Frame 1 (no input): blank canvas, image omitted
Frame 60 (no input): blank canvas, image omitted
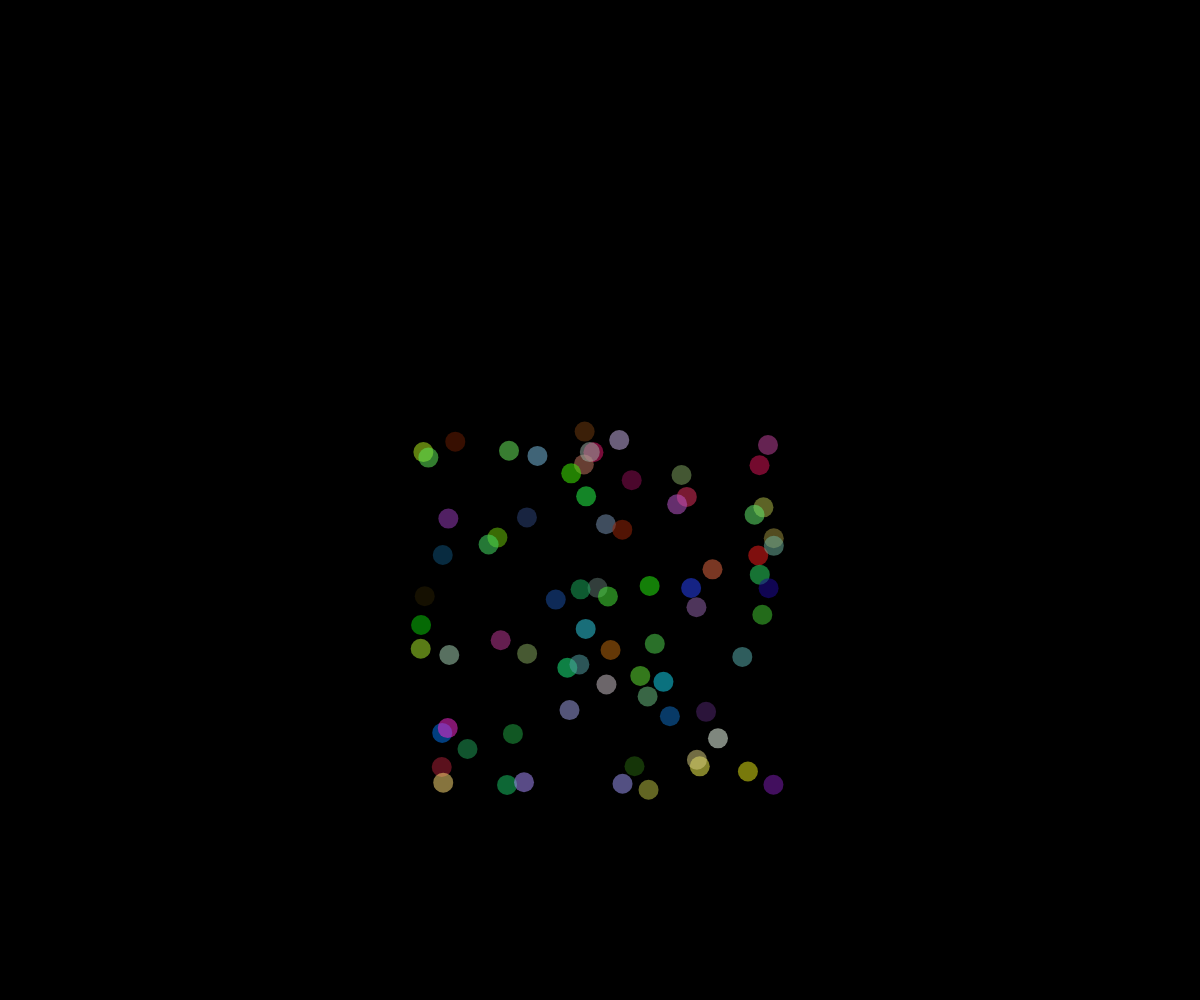
Frame 120 (the mouse pressed at the canvas centre since frame 60)

The p5.js sketch whose frames 1 and 60 were blank and that drew this single picture after the mouse press (run headless with seeded random() and noise() and a simulated clock; from frame 60 on, the mouse is pressed at the canvas centre):

// p5.js sketch
// ── sketch.js
  
// OOP Bullet

let theFireWorks = [];

function setup() {
  createCanvas(windowWidth, windowHeight);
}

function draw() {
  background(0);
  for (let i = theFireWorks.length - 1 ; i >= 0; i--) {
    theFireWorks[i].move();
    if(theFireWorks[i].isDone()){
      theFireWorks.splice(i, 1);
    }
    else{

      theFireWorks[i].display();
    }
  }


}

function mousePressed() {
  for (let i = 0; i <= 75; i++){
    
    // fill(random(1, 255), random(1, 255), random(1, 255));
    
    let myBullet = new Bullet(mouseX, mouseY, random(-3,3), random(-3, 3), 10, random(1, 255), random(1, 255), random(1, 255));
    
    theFireWorks.push(myBullet);
  }
}

class Bullet {
  constructor(x, y, dx, dy, radius, col1, col2, col3) {
    this.x = x;
    this.y = y;
    this.dx = dx;
    this.dy = dy;
    this.radius = radius;
    this.alpha = 255;
    this.colour1 = col1;
    this.colour2 = col2;
    this.colour3 = col3;
    this.gravity = 0.06;
  }

  display() {
    noStroke();
    fill(this.colour1, this.colour2, this.colour3, this.alpha);
    circle(this.x, this.y, this.radius * 2);
  }

  move() {
    this.dy += this.gravity;
    this.x += this.dx;
    this.y += this.dy;
    this.alpha -= 2;
  }
  isDone() {
    return this.alpha <= 0;
  }
  
  
  
}
